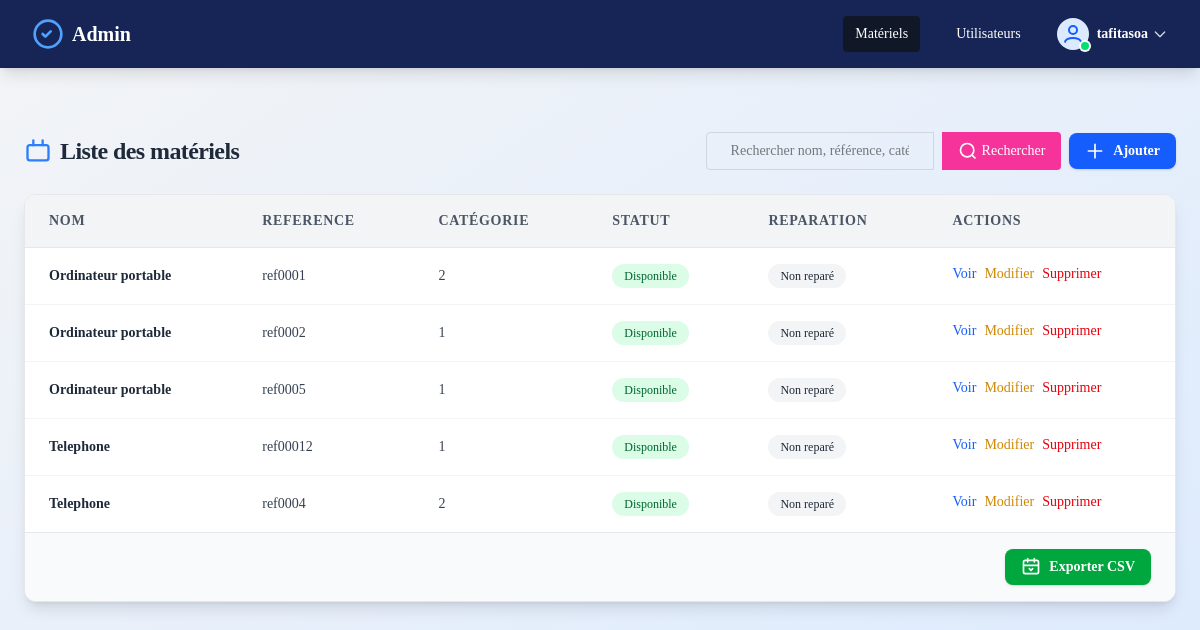
/admin_page/ (signed in), run on an earlier commit of the app's database.
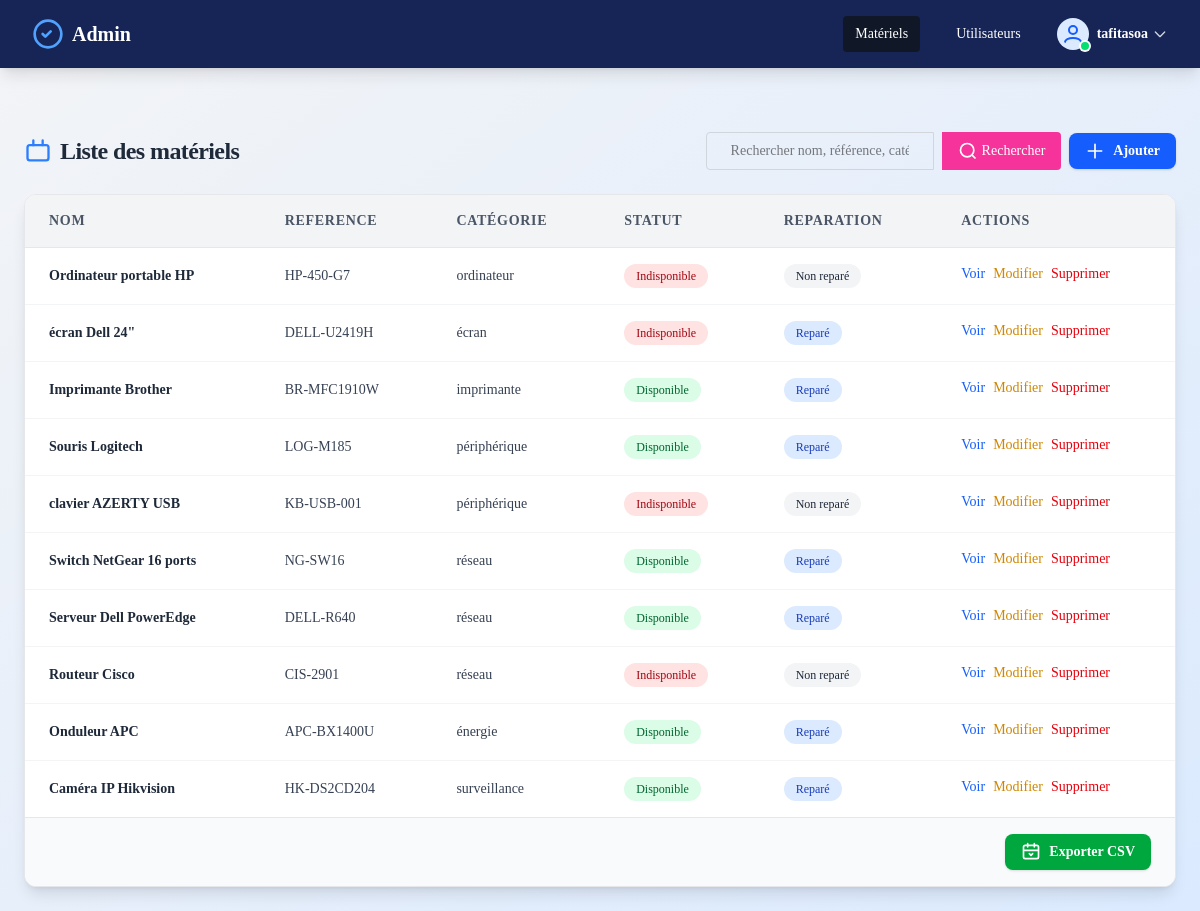
And on a later commit of the database.
### app/models.py (models this page shows, shortened)
class Material(models.Model):
    name = models.CharField(max_length=100, blank=False, null=False)
    reference = models.CharField(max_length=50, unique=True)
    category = models.CharField(max_length=50, blank=False, null=False)
    stat = models.BooleanField(
        default=True
    )  # True for available, False for unavailable
    repere = models.BooleanField(default=False)  # True for repere, False for non-repere

### app/views.py (the view)
# urls.py: path('admin_page/', views.admin_page, name='admin_page'),
@login_required
def admin_page(request):
    if not request.user.is_staff and not request.user.is_superuser:
        return redirect('user_page')
    search_query = request.GET.get('search', '')
    materiels = Material.objects.all()
    if search_query:
        materiels = materiels.filter(
            Q(name__icontains=search_query) |
            Q(reference__icontains=search_query) |
            Q(category__icontains=search_query)
        )
    users = User.objects.all()
    context = {
        'materiels': materiels,
        'search_query': search_query,
        'users': users
    }
    return render(request, 'admin.html', context)

### theme/templates/admin.html (shortened to what this page needs)
{% load static tailwind_tags %}
<!DOCTYPE html>
<html lang="fr">
  <head>
    {% tailwind_css %}
  </head>
  <body
    class="bg-gradient-to-br from-gray-100 to-blue-100 font-serif min-h-screen"
  >
    <nav class="bg-blue-950 text-white shadow-lg">
      <div class="max-w-8xl mx-auto px-4 sm:px-6 lg:px-8">
      <div class="flex justify-between items-center py-4">
        <div class="flex items-center space-x-2">
        <svg
          class="w-8 h-8 text-blue-400"
          fill="none"
          stroke="currentColor"
          stroke-width="2"
          viewBox="0 0 24 24"
        >
          <circle cx="12" cy="12" r="10" />
          <path
          d="M8 12l2 2 4-4"
          stroke-linecap="round"
          stroke-linejoin="round"
          />
        </svg>
        <span class="font-bold text-xl">Admin</span>
        </div>
        <div id="nav-menu" class="hidden md:flex items-center space-x-6">
        <a
          href="#"
          id="btn-materiels"
          class="hover:text-blue-300 px-3 py-2 rounded transition text-sm"
          >Matériels</a
        >
        <a
          href="#"
          id="btn-utilisateurs"
          class="hover:text-blue-300 px-3 py-2 rounded transition text-sm"
          >Utilisateurs</a
        >
        <div class="relative group">
          <button
          tabindex="0"
          class="flex items-center focus:outline-none focus:ring-2 focus:ring-blue-400 rounded transition"
          aria-haspopup="true"
          aria-expanded="false"
          id="user-menu-button"
          type="button"
          >
          <span class="relative inline-block">
            <svg
            class="h-8 w-8 rounded-full bg-blue-100 text-blue-600 p-1"
            fill="none"
            stroke="currentColor"
            stroke-width="2"
            viewBox="0 0 24 24"
            >
            <circle cx="12" cy="8" r="4" />
            <path
              d="M4 20c0-2.21 3.582-4 8-4s8 1.79 8 4"
              stroke-linecap="round"
              stroke-linejoin="round"
            />
            </svg>
            <span
            class="absolute bottom-0 right-0 block h-2 w-2 rounded-full ring-2 ring-white bg-green-400" #AFFICHAGE STATU EN LIGNE
            ></span>
          </span>
          <span class="ml-2 font-semibold text-sm truncate max-w-[120px]">
            {{ request.user.get_full_name|default:request.user.username }}
          </span>
          <svg
            class="ml-1 h-4 w-4 text-gray-300"
            fill="none"
            stroke="currentColor"
            stroke-width="2"
            viewBox="0 0 24 24"
          >
            <path
            stroke-linecap="round"
            stroke-linejoin="round"
            d="M19 9l-7 7-7-7"
            />
          </svg>
          </button>
        </div>
        </div>
      </div>
      </div>
    </nav>
    <main class="max-w-7xl mx-auto p-2 sm:p-6">
      <section id="section-materiels" class="hidden mt-6 sm:mt-10">
        <div
          class="flex flex-col gap-4 md:flex-row md:items-center md:justify-between mb-6"
        >
          <h2 class="text-2xl font-extrabold text-gray-800 tracking-tight flex items-center gap-2 w-full md:w-auto justify-center md:justify-start">
            <svg class="w-7 h-7 text-blue-500" fill="none" stroke="currentColor" stroke-width="2" viewBox="0 0 24 24">
              <rect x="3" y="7" width="18" height="13" rx="2" stroke-linecap="round" stroke-linejoin="round"/>
              <path d="M16 3v4M8 3v4" stroke-linecap="round" stroke-linejoin="round"/>
            </svg>
            Liste des matériels
          </h2>
          <div class="flex flex-col sm:flex-row gap-2 w-full md:w-auto items-center justify-center md:justify-start">
            <form
              method="get"
              action="{% url 'recherche_admin' %}"
              class="flex flex-1 max-w-md items-stretch gap-2 w-full"
            >
                <input
                type="text"
                name="q"
                placeholder="Rechercher nom, référence, catégorie..."
                value="{{ request.GET.q|default_if_none:'' }}"
                class="w-full px-6 py-2 border border-gray-300 rounded-l focus:outline-none focus:ring-2 focus:ring-pink-400 text-sm"
                style="min-width: 0px;"
                autocomplete="off"
                />
              <button
                type="submit"
                class="bg-pink-500 text-white px-4 py-2 rounded-r hover:bg-pink-600 transition text-sm flex items-center"
                title="Rechercher"
              >
                <svg class="w-5 h-5 mr-1" fill="none" stroke="currentColor" stroke-width="2" viewBox="0 0 24 24">
                  <circle cx="11" cy="11" r="8" />
                  <path d="M21 21l-4.35-4.35" />
                </svg>
                Rechercher
              </button>
            </form>
            <a
              href="{% url 'add_admin_materiel' %}"
              class="bg-blue-600 text-white px-4 py-2 rounded-lg shadow hover:bg-blue-700 transition font-semibold flex items-center gap-2 text-sm w-full md:w-auto justify-center text-center whitespace-nowrap"
              title="Ajouter un matériel"
            >
              <svg
                class="w-5 h-5 flex-shrink-0"
                fill="none"
                stroke="currentColor"
                stroke-width="2"
                viewBox="0 0 24 24"
              >
                <path
                  stroke-linecap="round"
                  stroke-linejoin="round"
                  d="M12 4v16m8-8H4"
                ></path>
              </svg>
              <span class="truncate">Ajouter</span>
            </a>
          </div>
        </div>
        <div
          class="overflow-x-auto bg-white shadow-lg rounded-xl border border-gray-200"
        >
          {% if materiels %}
          <table class="min-w-full divide-y divide-gray-200 text-xs md:text-sm">
            <thead class="bg-gray-100">
              <tr>
                <th
                  class="px-2 md:px-6 py-4 text-left font-bold text-gray-600 uppercase tracking-wider"
                >
                  Nom
                </th>
                <th
                  class="px-2 md:px-6 py-4 text-left font-bold text-gray-600 uppercase tracking-wider"
                >
                  Reference
                </th>
                <th
                  class="px-2 md:px-6 py-4 text-left font-bold text-gray-600 uppercase tracking-wider"
                >
                  Catégorie
                </th>
                <th
                  class="px-2 md:px-6 py-4 text-left font-bold text-gray-600 uppercase tracking-wider"
                >
                  Statut
                </th>
                <th
                  class="px-2 md:px-6 py-4 text-left font-bold text-gray-600 uppercase tracking-wider"
                >
                  Reparation
                </th>
                <th
                  class="px-2 md:px-6 py-4 text-left font-bold text-gray-600 uppercase tracking-wider"
                >
                  Actions
                </th>
              </tr>
            </thead>
            <tbody class="bg-white divide-y divide-gray-100">
              {% for materiel in materiels %}
              <tr class="hover:bg-blue-50 transition">
                <td
                  class="px-2 md:px-6 py-4 whitespace-nowrap text-gray-800 font-semibold"
                >
                  {{ materiel.name }}
                </td>
                <td class="px-2 md:px-6 py-4 whitespace-nowrap text-gray-700">
                  {{ materiel.reference }}
                </td>
                <td class="px-2 md:px-6 py-4 whitespace-nowrap text-gray-700">
                  {{ materiel.category|default:"-" }}
                </td>
                <td class="px-2 md:px-6 py-4 whitespace-nowrap">
                  {% if materiel.stat %}
                  <span
                    class="inline-block px-3 py-1 text-xs font-medium bg-green-100 text-green-800 rounded-full"
                    >Disponible</span
                  >
                  {% else %}
                  <span
                    class="inline-block px-3 py-1 text-xs font-medium bg-red-100 text-red-800 rounded-full"
                    >Indisponible</span
                  >
                  {% endif %}
                </td>
                <td class="px-2 md:px-6 py-4 whitespace-nowrap">
                  {% if materiel.repere %}
                  <span
                    class="inline-block px-3 py-1 text-xs font-medium bg-blue-100 text-blue-800 rounded-full"
                    >Reparé</span
                  >
                  {% else %}
                  <span
                    class="inline-block px-3 py-1 text-xs font-medium bg-gray-100 text-gray-800 rounded-full"
                    >Non reparé</span
                  >
                  {% endif %}
                </td>
                <td
                  class="px-2 md:px-6 py-4 whitespace-nowrap flex flex-col md:flex-row gap-2"
                >
                  <a
                    href="{% url 'voir_plus_admin' materiel.id %}"
                    class="text-blue-600 hover:underline text-xs md:text-sm"
                    >Voir</a
                  >
                  <a
                    href="{% url 'edit_view_admin' materiel.id %}"
                    class="text-yellow-600 hover:underline text-xs md:text-sm"
                    >Modifier</a
                  >
                  <a
                    href="{% url 'delete_admin' materiel.id %}"
                    class="text-red-600 hover:underline text-xs md:text-sm"
                    >Supprimer</a
                  >
                </td>
              </tr>
              {% endfor %}
            </tbody>
          </table>
          {% else %}
          <p class="p-6 text-gray-500 text-center">Aucun matériel trouvé.</p>
          {% endif %}
          <div
          class="flex justify-end px-2 md:px-6 py-4 bg-gray-50 border-t border-gray-200"
        >
          <a
            href="{% url 'export' %}"
            class="inline-flex items-center gap-2 bg-green-600 text-white px-4 py-2 rounded-lg shadow hover:bg-green-700 transition font-semibold text-xs md:text-sm"
            title="Exporter la liste des utilisateurs au format CSV"
          >
            Exporter CSV
          </a>
        </div>
        </div>
      </section>
    </main>
  </body>
</html>

What changed in the data, as far as the page shows it:
removed Material: name "Ordinateur portable", reference "ref0001", category "2", stat "Disponible", repere "Non reparé"
removed Material: name "Ordinateur portable", reference "ref0002", category "1", stat "Disponible", repere "Non reparé"
removed Material: name "Ordinateur portable", reference "ref0005", category "1", stat "Disponible", repere "Non reparé"
removed Material: name "Telephone", reference "ref00012", category "1", stat "Disponible", repere "Non reparé"
removed Material: name "Telephone", reference "ref0004", category "2", stat "Disponible", repere "Non reparé"
added Material: name "Ordinateur portable HP", reference "HP-450-G7", category "ordinateur", stat "Indisponible", repere "Non reparé"
added Material: name "écran Dell 24\"", reference "DELL-U2419H", category "écran", stat "Indisponible", repere "Reparé"
added Material: name "Imprimante Brother", reference "BR-MFC1910W", category "imprimante", stat "Disponible", repere "Reparé"
added Material: name "Souris Logitech", reference "LOG-M185", category "périphérique", stat "Disponible", repere "Reparé"
added Material: name "clavier AZERTY USB", reference "KB-USB-001", category "périphérique", stat "Indisponible", repere "Non reparé"
added Material: name "Switch NetGear 16 ports", reference "NG-SW16", category "réseau", stat "Disponible", repere "Reparé"
added Material: name "Serveur Dell PowerEdge", reference "DELL-R640", category "réseau", stat "Disponible", repere "Reparé"
added Material: name "Routeur Cisco", reference "CIS-2901", category "réseau", stat "Indisponible", repere "Non reparé"
added Material: name "Onduleur APC", reference "APC-BX1400U", category "énergie", stat "Disponible", repere "Reparé"
added Material: name "Caméra IP Hikvision", reference "HK-DS2CD204", category "surveillance", stat "Disponible", repere "Reparé"
